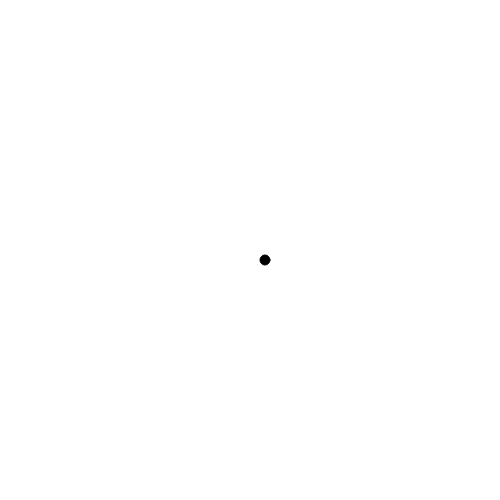
Frame 1 (no input)
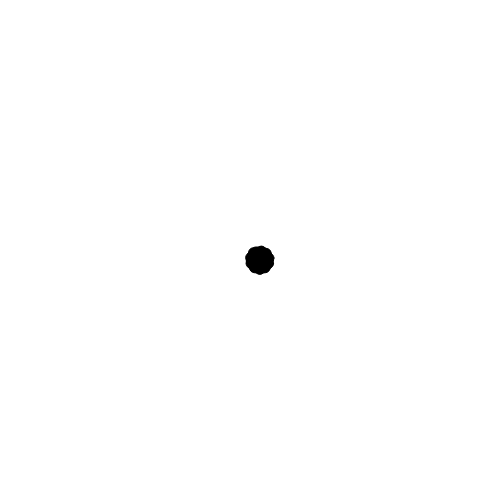
Frame 60 (no input)
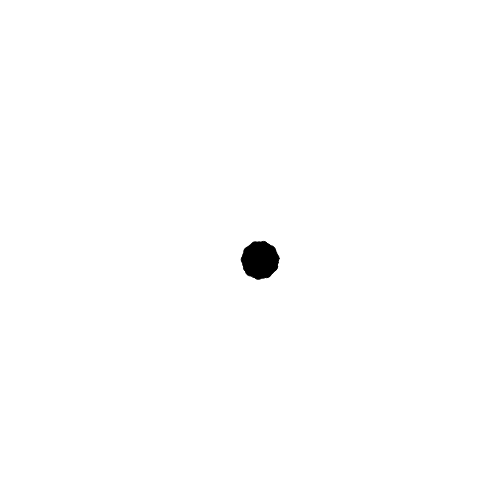
Frame 120 (the mouse pressed at the canvas centre since frame 60)

The p5.js sketch that drew these frames (run headless with seeded random() and noise() and a simulated clock; from frame 60 on, the mouse is pressed at the canvas centre):

// p5.js sketch
// ── sketch.js


let r=10
let a=0
let c=5

function setup () {
  createCanvas (500,500)
  background(255);

}

function draw () {
  
  translate(250,250)

let x = r+c * cos(a)
  
let y = r+c * sin(a)

fill(0);
ellipse(x,y,10,10)
 
c+=0.08  
a+=0.6
}
